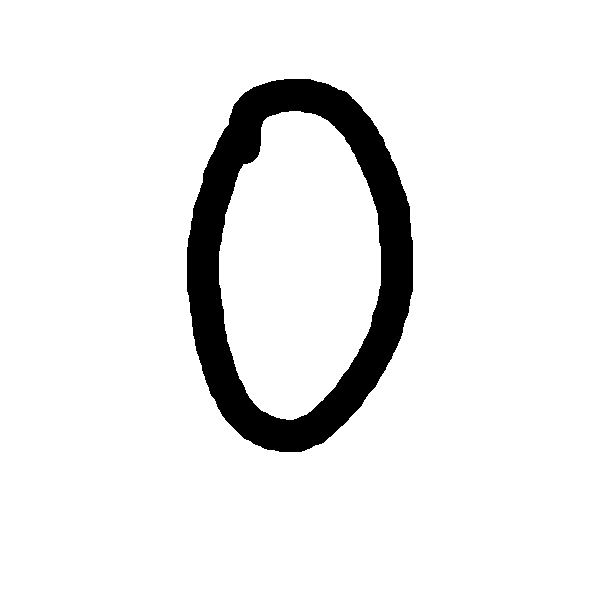
#> input picture notebook/MyDigits/0.png, 600 x 600 px; its folder holds 4 pictures in this run
$ jupyter execute --allow-errors digit_classifier.ipynb
#> lines starting #> are read from the running program, lines starting #| are printed output that depends on the picture; after the words box and inside, x2 and y2 are one past the last pixel; in counts of white or black regions, pixels touching at a corner belong together
#> further down, real_im is the input picture: PIL image 600x600 RGB; 92.2% white; 1 black region, box (x1, y1, x2, y2) and area: (187, 79, 413, 452) 28034
#> `real_im = real_im.resize((28, 28))`:
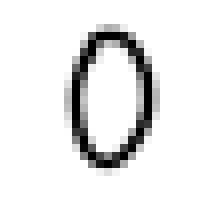
#> real_im: PIL image 28x28 RGB (shown 8 times larger); min 0, max 255, mean 234.8
#> after the loop `for x in range(real_im.size[0]):`: horiz_line = [8, 19]; vert_line = [3, 21]
#> `new_im = Image.new("RGBA", (28, 28), "#fff")`: new_im: PIL image 28x28 RGBA; every value is 255
#> `start_coord = (28 - (horiz_line[1] - horiz_line[0])) // 2, (28 - (vert..`: start_coord = (8, 5)
#> `new_im.paste(paste_im, start_coord)`:
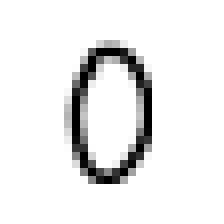
#> new_im: PIL image 28x28 RGBA (shown 8 times larger); mean R, G, B, A 235.3, 235.3, 235.3, 255
#> after the loop `for x in range(new_im.size[0]):`: item = 784 items
#> pass 2 of the loop `for i in range(10):`:
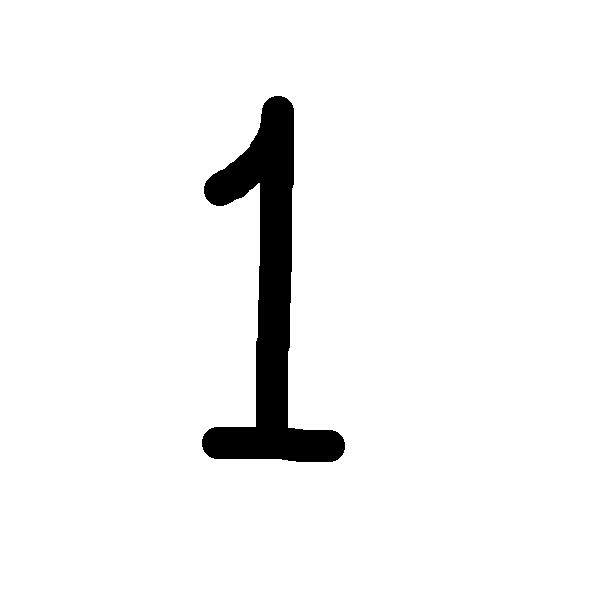
#> input picture notebook/MyDigits/1.png, 600 x 600 px
#> real_im is the input picture: PIL image 600x600 RGB; 95.2% white; 1 black region, box (x1, y1, x2, y2) and area: (202, 96, 345, 462) 17162
#> `real_im = real_im.resize((28, 28))`:
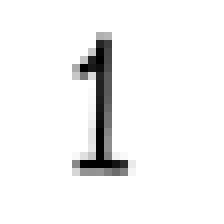
#> real_im: PIL image 28x28 RGB (shown 8 times larger); min 0, max 255, mean 242.5
#> after the loop `for x in range(real_im.size[0]):`: horiz_line = [9, 16]; vert_line = [4, 21]
#> start_coord = (10, 5)
#> `new_im.paste(paste_im, start_coord)`:
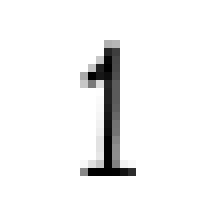
#> new_im: PIL image 28x28 RGBA (shown 8 times larger); mean R, G, B, A 243.5, 243.5, 243.5, 255
#> pass 3 of the loop `for i in range(10):`:
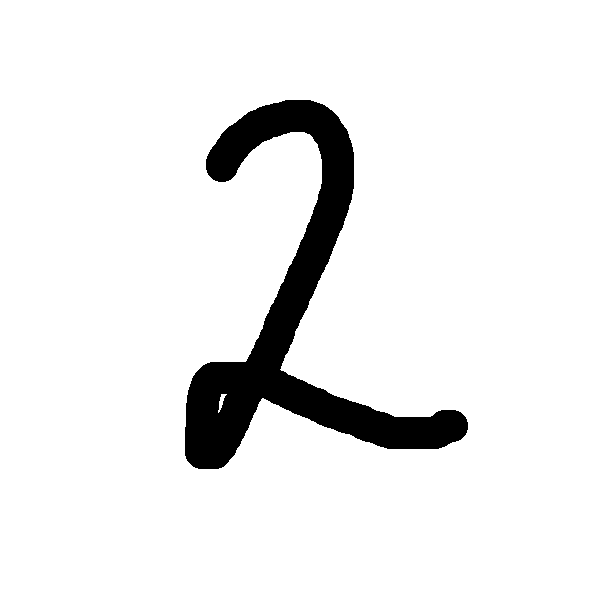
#> input picture notebook/MyDigits/2.png, 600 x 600 px
#> real_im is the input picture: PIL image 600x600 RGB; 92.7% white; 1 black region, box (x1, y1, x2, y2) and area: (185, 100, 468, 469) 26435
#> `real_im = real_im.resize((28, 28))`:
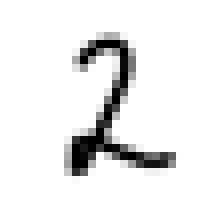
#> real_im: PIL image 28x28 RGB (shown 8 times larger); min 0, max 255, mean 236
#> after the loop `for x in range(real_im.size[0]):`: horiz_line = [8, 22]; vert_line = [4, 22]
#> start_coord = (7, 5)
#> `new_im.paste(paste_im, start_coord)`:
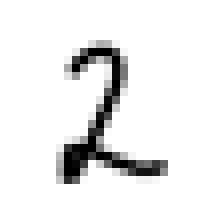
#> new_im: PIL image 28x28 RGBA (shown 8 times larger); mean R, G, B, A 236, 236, 236, 255
# Notebook для построения и оценки модели ML для распознавания цифр.

Список библиотек

[cell 1]
import os
import sys

from PIL import Image

import numpy as np
import pandas as pd
import matplotlib.pyplot as plt

from xgboost import XGBClassifier

from skopt import BayesSearchCV
from skopt.space import Integer, Real, Categorical

from sklearn.metrics import confusion_matrix
from sklearn.metrics import accuracy_score, f1_score
from sklearn.metrics import roc_curve, auc
from sklearn.calibration import calibration_curve

Для начала надо обработать данные. Для этого представляем картинки 28x28 в виде одного массива, где каждая ячейка - один пиксель из картинки. В качестве значений ячейки выступит следующее число: берем цвет картинки(так как картинки черно-белые, можно взять из rgb только первый параметр), затем нормируем(делим на 255, получаем число от 0 до 1) и вычитаем из единицы полученное значение, то есть, белому соответствует значение 0.0, черному - 1.0, а оттенкам серого - где-то между.

[cell 2]
train_data = pd.DataFrame()

im_count = 1
#> (the rest of this cell did not finish here and is left out)

[cell 3]
train_data = train_data.sample(frac=1)
train_data

[cell 4]
test_data = pd.DataFrame()

im_count = 1
#> (the rest of this cell did not finish here and is left out)

[cell 5]
test_data

[cell 6]
X_train = train_data.iloc[:, :-1]
#> (the rest of this cell did not finish here and is left out)

Найдем оптимальные параметры Градиентного Бустинга от XGBoost при помощи Байесовской оптимизации.

Модель и способ отбора параметров я выбрал на свой вкус. Тем более, эти варианты точно не худшие.

#> (a cell that did not finish here is left out)

#> (a cell that did not finish here is left out)

#> (a cell that did not finish here is left out)

Ура, модель обучилась! И очень даже хорошо: показатель CVScore почти 98%. Заметим, что почти параметры почти как из коробки(это к качеству модели от XGBoost). Теперь оценим ее по некоторым другим метрикам качества. Стоит отметить, что для данной задачи наиболее важной метрикой будет являться точность. Смысла смотреть f1-score немного, так как классы более менее равномощные(по этой причине, можно использовать как micro-averaging, так и macro-averaging), но для полноты картины добавлю.

#> (a cell that did not finish here is left out)

#> (a cell that did not finish here is left out)

#> (a cell that did not finish here is left out)

Полученные оценки модели радуют. Можно было бы уже на этом приступать к практической проверке, но для разнообразия, посмотрим еще некоторые оценки.

[cell 13]
plt.figure(figsize=(20, 10))

#> (the rest of this cell did not finish here and is left out)

ROC AUC дает почти идеальные результаты для всех цифр. Это означает, что модель склонна давать оценки вероятности близкие к 0 и 1. Это, конечно, хорошо, так как модель в основном верно распознает цифры, хотя иногда модели бы не помешала некоторая неуверенность(иногда люди пишут очень неразборчиво). Посмотрим теперь на калибровку модели.

[cell 14]
plt.figure(figsize=(24, 15))
plt.plot([0, 1], [0, 1], linestyle='--', linewidth=5, color='red')

#> (the rest of this cell did not finish here and is left out)

Из графиков видно, что модель почти "неправильным" цифрам не дает вероятность около 1 и "правильным" не дает около 0. Однако, для некоторых цифр модель плохо прогнозирует промежуточные вероятности. Например, с нулем какая-то фееричная ситуация: алгоритм хорошо предсказывает 0 или 1, но слишком уверен в промежуточных результатах, хотя стоило бы усомниться. Для цифры 5 обратная ситуация: можно было бы немного завышать промежуточную вероятность.

В целом, для этой задачи нам не сильно нужна идеально откалиброванная модель - главное, чтобы как можно больше было правильных классификаций. Да и другие метрики качества дают приличные оценки. Поэтому на некоторые проблемы с вероятностями, можно закрыть глаза.

Теперь посмотрим, как модель предсказывает цифры не из датасета.

На деле, далеко не всегда хорошо. Большая часть цифр в тренировочных данных находится близко к "центру" картинок, то есть, отступы от краев плюс-минус одинаковы. Поэтому нужно центрировать данные: находим наименьший прямоугольник, полностью содержащий цифру, и перемещаем его в центр.

Допустим, эту проблему решили. Другая проблема: модель плохо распознает слишком маленькие (относительно всего изображения) или большие цифры. Эту проблему можно попробовать решить на программном уровне(ввести, например, фиксированный размер цифр, но тогда появятся другие проблемы, например, растягивание маленьких цифр и сужение больших, отчего их качество будет хуже изначального) или набором новых данных с такими ситуациями.

И последняя проблема, модель плохо работает с "плохими" цифрами. Алгоритм выявил некоторые примечательные фичи для каждой цифры. Это, конечно, очевидно, но из-за выбора этих фич, модель может иногда путать цифры между собой(например, если завить хвост у девятки, то достаточно часто модель может дать ответ 8). Эта проблема в полной мере не решается(увеличение датасета может только улучшить ситуацию).

Суммируя, сама модель способна хорошо распознавать центрированные, относительно аккуратно написанные, цифры умеренного размера. *Именно для приложения* не обязательны центрированные цифры, она их сама центрирует.

Ниже приведен пример работы программы.

[cell 15]
plt.figure(figsize=(24, 10))

item = {}
#> (the rest of this cell did not finish here and is left out)
